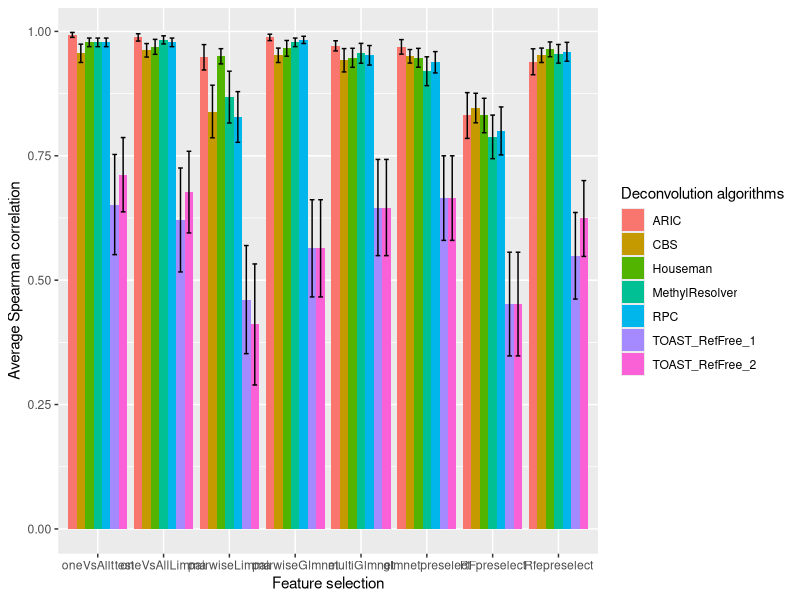
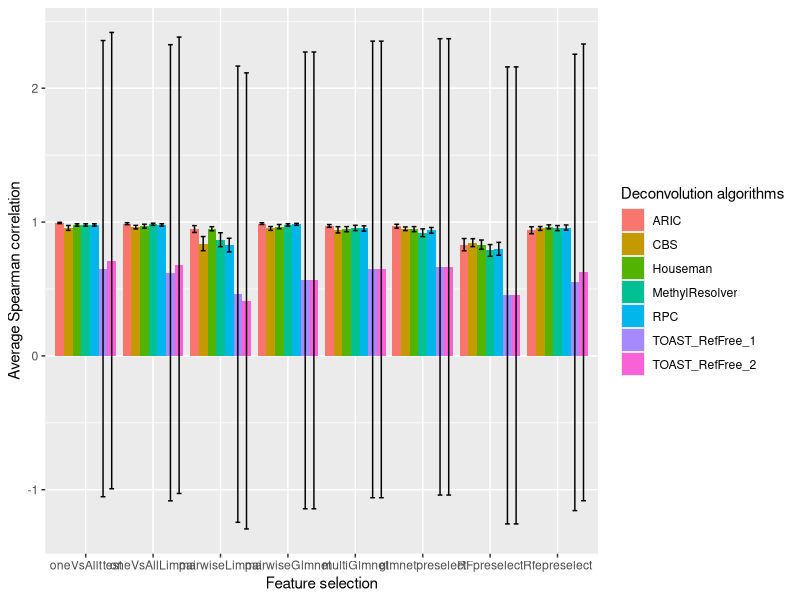

These charts were generated, in order, by the following R code:
library(tidyr)
library(ggplot2)

setwd("./Downloads/")
pdf(file = "Figure1.pdf",  
    width = 16,
    height = 8) 


cor_Houseman <- c(0.978, 0.969, 0.950, 0.966, 0.947, 0.947, 0.831, 0.964)
cor_RPC <- c(0.978, 0.978, 0.828, 0.983, 0.952, 0.938, 0.800, 0.959)
cor_CBS <- c(0.956, 0.962, 0.839, 0.952, 0.942, 0.950, 0.846, 0.952)
cor_MethylResolver <- c(0.978, 0.983, 0.868, 0.978, 0.956, 0.920, 0.788, 0.955)
cor_ARIC <- c(0.993, 0.988, 0.948, 0.988, 0.971, 0.969, 0.831, 0.939)
cor_TOAST_1 <- c(0.652, 0.621, 0.461, 0.564, 0.646, 0.665, 0.452, 0.549)
cor_TOAST_2 <- c(0.712, 0.677, 0.411, 0.564, 0.646, 0.665, 0.452, 0.624)
  
  
df1 <- data.frame(FeatureSelection = c("oneVsAllttest","oneVsAllLimma","pairwiseLimma","pairwiseGlmnet","multiGlmnet",
                                       "glmnetpreselect", "RFpreselect", "Rfepreselect"),
                  Houseman = cor_Houseman, RPC = cor_RPC, CBS = cor_CBS, MethylResolver = cor_MethylResolver, ARIC = cor_ARIC, 
                  TOAST_RefFree_1 = cor_TOAST_1, TOAST_RefFree_2 = cor_TOAST_2)


sd_1 <- c(0.0299, 0.0521, 0.0530, 0.0548, 0.0662, 0.0658, 0.1200, 0.0516,
          0.0299, 0.0299, 0.1766, 0.0252, 0.0679, 0.0743, 0.1670, 0.0659,
          0.0639, 0.0471, 0.1831, 0.0501, 0.0812, 0.0470, 0.1028, 0.0501,
          0.0299, 0.0282, 0.1804, 0.0299, 0.0692, 0.1005, 0.1517, 0.0648,
          0.0172, 0.0255, 0.0885, 0.0222, 0.0354, 0.0506, 0.1592, 0.0902,
          0.3488, 0.3619, 0.3764, 0.3385, 0.3349, 0.2944, 0.3611, 0.3014,
          0.2586, 0.2844, 0.4214, 0.3385, 0.3349, 0.2944, 0.3611, 0.2639)

se = sd_1/sqrt(12)


print(ggplot(data = df1 %>% gather(Deconvolution, Spearman_Correlation, -FeatureSelection),
             aes(x = factor(FeatureSelection, level = c("oneVsAllttest","oneVsAllLimma","pairwiseLimma","pairwiseGlmnet","multiGlmnet",
                                                        "glmnetpreselect", "RFpreselect", "Rfepreselect")), y = Spearman_Correlation, fill = Deconvolution)) +
        geom_bar(stat = 'identity', position = 'dodge')+
        #geom_text(aes(label= round(Spearman_Correlation,2)), position = position_dodge(0.9))+
        geom_errorbar(aes(ymin=Spearman_Correlation-se, ymax=Spearman_Correlation+se), width=.5, position=position_dodge(.9)) +
        labs(x = "Feature selection")+
        labs(y = "Average Spearman correlation")+
        labs(fill = "Deconvolution algorithms"))
        
dev.off()











pdf(file = "Figure1_RMSE.pdf",  
    width = 16,
    height = 8) 




RMSE_Houseman <- c(23.217, 23.217, 23.219, 23.222, 23.224, 23.222, 23.211, 23.218)
RMSE_RPC <- c(23.226, 23.225, 23.223, 23.222, 23.224, 23.229, 23.215, 23.223)
RMSE_CBS <- c(23.223, 23.223, 23.221, 23.217, 23.218, 23.227, 23.210, 23.219)
RMSE_MethylResolver <- c(0.978, 0.983, 0.868, 0.978, 0.956, 0.920, 0.788, 0.955)
RMSE_ARIC <- c(0.993, 0.988, 0.948, 0.988, 0.971, 0.969, 0.831, 0.939)
RMSE_TOAST_1 <- c(23.225, 23.224, 23.231, 23.235, 23.225, 23.226, 23.240, 23.232)
RMSE_TOAST_2 <- c(23.222, 23.221, 23.226, 23.235, 23.225, 23.226, 23.240, 23.232)
  
  
df1 <- data.frame(FeatureSelection = c("oneVsAllttest","oneVsAllLimma","pairwiseLimma","pairwiseGlmnet","multiGlmnet",
                                       "glmnetpreselect", "RFpreselect", "Rfepreselect"),
                  Houseman = cor_Houseman, RPC = cor_RPC, CBS = cor_CBS, MethylResolver = cor_MethylResolver, ARIC = cor_ARIC, 
                  TOAST_RefFree_1 = cor_TOAST_1, TOAST_RefFree_2 = cor_TOAST_2)


sd_1 <- c(0.0299, 0.0521, 0.0530, 0.0548, 0.0662, 0.0658, 0.1200, 0.0516,
          0.0299, 0.0299, 0.1766, 0.0252, 0.0679, 0.0743, 0.1670, 0.0659,
          0.0639, 0.0471, 0.1831, 0.0501, 0.0812, 0.0470, 0.1028, 0.0501,
          0.0299, 0.0282, 0.1804, 0.0299, 0.0692, 0.1005, 0.1517, 0.0648,
          0.0172, 0.0255, 0.0885, 0.0222, 0.0354, 0.0506, 0.1592, 0.0902,
          5.9037, 5.9028, 5.9044, 5.9114, 5.9090, 5.9058, 5.9140, 5.9055,
          5.9052, 5.9058, 5.9016, 5.9114, 5.9090, 5.9058, 5.9140, 5.9107)

se = sd_1/sqrt(12)

print(ggplot(data = df1 %>% gather(Deconvolution, Spearman_Correlation, -FeatureSelection),
             aes(x = factor(FeatureSelection, level = c("oneVsAllttest","oneVsAllLimma","pairwiseLimma","pairwiseGlmnet","multiGlmnet",
                                                        "glmnetpreselect", "RFpreselect", "Rfepreselect")), y = Spearman_Correlation, fill = Deconvolution)) +
        geom_bar(stat = 'identity', position = 'dodge')+
        #geom_text(aes(label= round(Spearman_Correlation,2)), position = position_dodge(0.9))+
        geom_errorbar(aes(ymin=Spearman_Correlation-se, ymax=Spearman_Correlation+se), width=.5, position=position_dodge(.9)) +
        labs(x = "Feature selection")+
        labs(y = "Average Spearman correlation")+
        labs(fill = "Deconvolution algorithms"))
        
dev.off()
